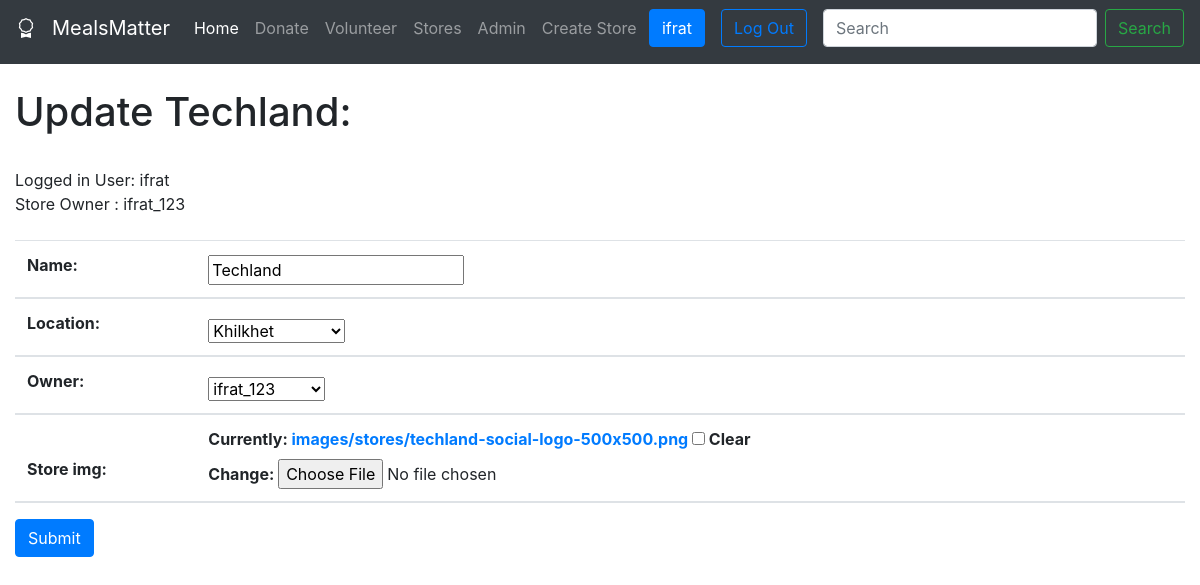
The app's page /stores/upd-store/13 (signed in) with its own data.
### stores/models.py (models this page shows)
class Store(models.Model):
    name = models.CharField(max_length=100)
    location = models.CharField(choices=locations, max_length=100)
    owner = models.OneToOneField(User, default=None, on_delete=models.CASCADE)
    store_img = models.ImageField(upload_to="images/stores/", null=True, blank=True)
    def __str__(self):
        return self.name

### stores/views.py (the view)
# urls.py: path('upd-store/<int:s_id>', views.upd_store, name = 'upd-store'),
def upd_store(request, s_id):
    store = Store.objects.get(pk=s_id)
    if request.user.is_superuser:
        form = ShopUpdationForm(request.POST or None, instance=store)
    else:
        form = ShopUpdationFormUser(request.POST or None, instance=store)
    if form.is_valid():
        form.save()
        return redirect("view-shop")
    return render(request, 'update_store.html', {
        'store': store,
        'form': form
    })

### stores/forms.py
class ShopUpdationForm(forms.ModelForm):
    class Meta:
        model = Store
        fields = [
            'name',
            'location',
            'owner',
            'store_img'
        ]

### stores/templates/update_store.html (shortened to what this page needs)
{% extends 'navbar.html' %}
{% block content %}
{% if user.is_authenticated %}
    {% if user == store.owner %}
    <h1>Update {{ store }}: </h1>
    <br>
    Logged in User: {{ user }}<br>
    Store Owner : {{ store.owner }}<br>
    <br>
    <div class="wrapper fadeInDown">
    <div id="formContent">
    <form  method="post" enctype=
            "multipart/form-data">
    {% csrf_token %}
    <table class="table table-striped">
        <thead>
        <tr>
            <th scope="col"> {{ form.name.label_tag}}</th>
            <th scope="col"> {{ form.name}}</th>
        </tr>
        <tr>
            <th scope="col"> {{ form.location.label_tag}}</th>
            <th scope="col"> {{ form.location}}</th>
        </tr>
        <tr>
            <th scope="col"> {{ form.owner.label_tag}}</th>
            <th scope="col"> {{ form.owner}}</th>
        </tr>
        <tr>
            <th scope="col"> {{ form.store_img.label_tag}}</th>
            <th scope="col"> {{ form.store_img}}</th>
        </tr>
        </thead>
    </table>
<button class="btn btn-primary" type="submit">Submit</button>
</form>
</div>
</div>
        {% elif user.is_superuser %}
        <h1>Update {{ store }}: </h1>
    <br>
    Logged in User: {{ user }}<br>
    Store Owner : {{ store.owner }}<br>
    <br>
    <div class="wrapper fadeInDown">
    <div id="formContent">
    <form  method="post" enctype=
            "multipart/form-data">
    <table class="table table-striped">
        <thead>
        <tr>
            <th scope="col"> {{ form.name.label_tag}}</th>
            <th scope="col"> {{ form.name}}</th>
        </tr>
        <tr>
            <th scope="col"> {{ form.location.label_tag}}</th>
            <th scope="col"> {{ form.location}}</th>
        </tr>
        <tr>
            <th scope="col"> {{ form.owner.label_tag}}</th>
            <th scope="col"> {{ form.owner}}</th>
        </tr>
        <tr>
            <th scope="col"> {{ form.store_img.label_tag}}</th>
            <th scope="col"> {{ form.store_img}}</th>
        </tr>
        </thead>
    </table>
<button class="btn btn-primary" type="submit">Submit</button>
</form>
</div>
</div>
        {% else %}
        <h2>Access Denied</h2>
        <h3>Only the Shop owner can Update Information!</h3>
        Logged in User: {{ user }}<br>
        Store Owner : {{ store.owner }}<br><br>
        {% endif %}
{% else %}
    <h1>Sorry! You must be logged in to access this page!</h1>
    <br>
    <h3><a href="{% url 'login' %}">Click Here to Login</a></h3>
</form>
{% endif %}
{% endblock %}

### templates/navbar.html (shortened to what this page needs)
<!DOCTYPE html>
<html lang="en">
<head>
    <link rel="stylesheet" href="https://cdn.jsdelivr.net/npm/bootstrap@4.4.1/dist/css/bootstrap.min.css">
     <link rel="stylesheet" href=
"https://cdn.jsdelivr.net/npm/bootstrap-icons@1.5.0/font/bootstrap-icons.css" />
</head>
<body>
<nav class="navbar navbar-expand-lg navbar-dark bg-dark pb-3 mb-4">
  <a class="navbar-brand" href="{% url 'home' %}">
      <i class="bi bi-award mr-3"></i>MealsMatter</a>
  <div class="collapse navbar-collapse" id="navbarSupportedContent">
    <ul class="navbar-nav mr-auto">
      <li class="nav-item active">
        <a class="nav-link" href="{% url 'home' %}">Home <span class="sr-only">(current)</span></a>
      </li>
      <li class="nav-item">
        <a class="nav-link" href="{% url 'doner-reg' %}">Donate</a>
      </li>
      <li class="nav-item">
        <a class="nav-link" href="#">Volunteer</a>
      </li>
        <li class="nav-item">
        <a class="nav-link" href="{% url 'all-stores' %}">Stores</a>
      </li>
        <li class="nav-item">
        <a class="nav-link" href="http://127.0.0.1:8000/admin/">Admin</a>
      </li>
        {% if user.is_authenticated %}
        <li class="nav-item">
        <a class="nav-link" href="{% url 'create-store' %}">Create Store</a>
      </li>
        {% endif %}
    </ul>
      <ul class="navbar-nav mr-right">
          {% if user.is_authenticated %}
          <li class="mr-3">
              <a  href="" class="btn btn-primary">{{ user }}</a>
          </li>
          <li class="mr-3">
              <a  href="{% url 'logout' %}" class="btn btn-outline-primary">Log Out</a>
          </li>
            {% endif %}
      </ul>
    <form class="form-inline my-2 my-lg-0", method=POST action=
            "{% url 'search-stores' %}">
      <input class="form-control mr-sm-2" type="search" placeholder="Search" aria-label="Search"
      name="searched">
      <button class="btn btn-outline-success my-2 my-sm-0" type="submit">Search</button>
    </form>
  </div>
</nav>
<div class="container-fluid ">
    {% block content %}
    {% endblock %}
</div>
</body>
</html>

### records on screen
Store: name "Techland", owner "ifrat_123", location "Khilkhet"

### other values on screen
{{ user }} "ifrat"
